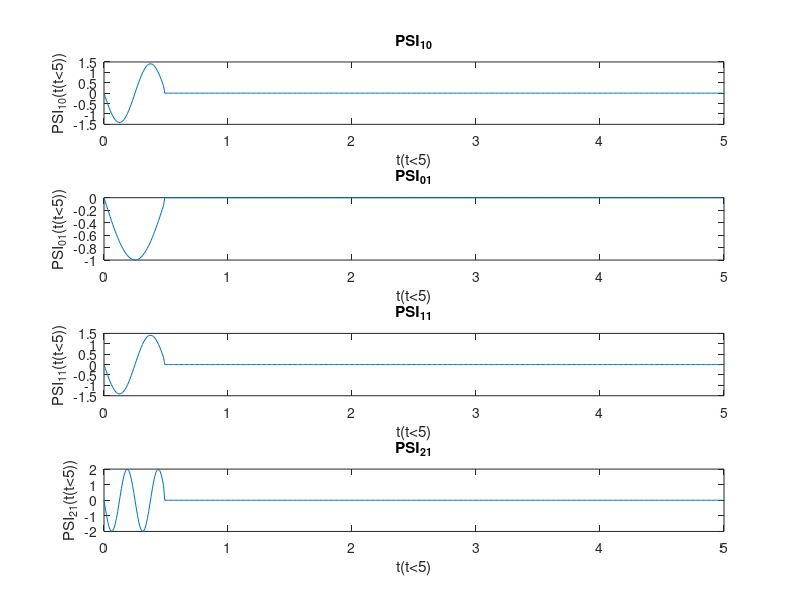
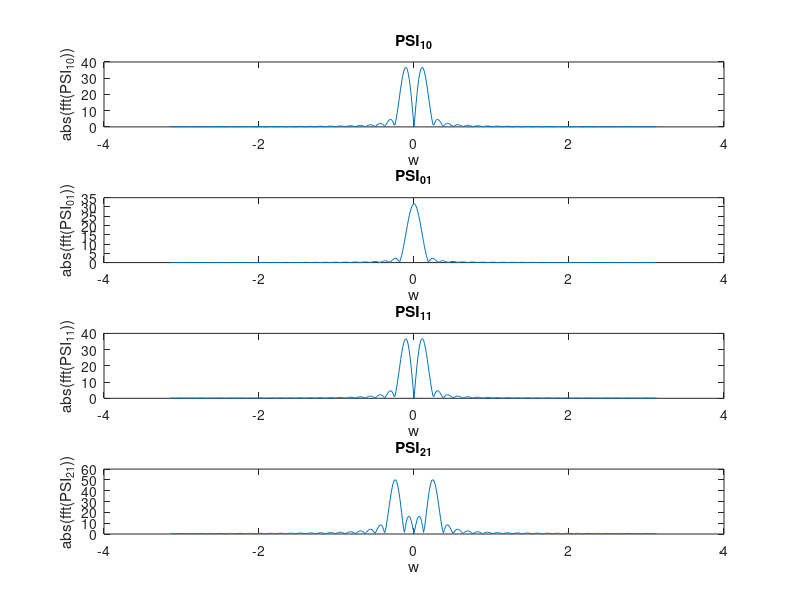
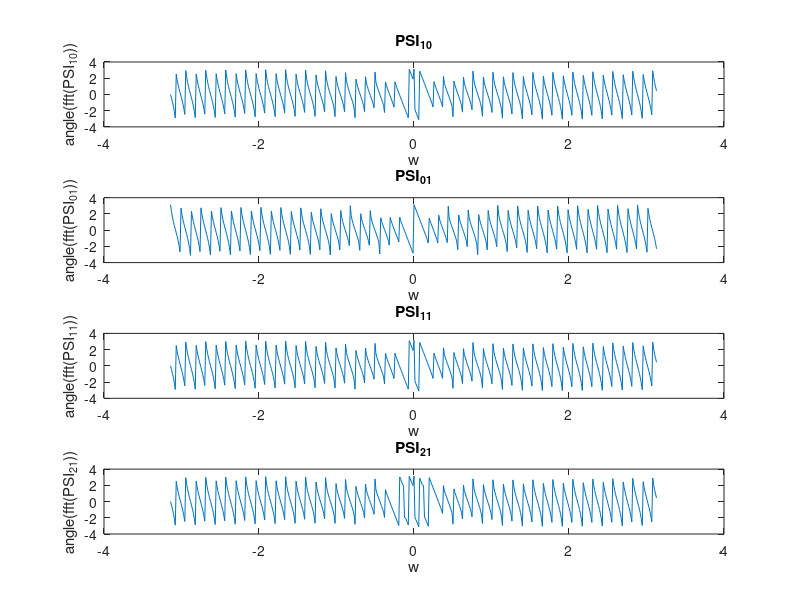

Write MATLAB code to recreate these figures, in order.
t = 0:.01:5.11;
st = t(t<.5); 

PSI_1_0 = sin(2*pi*(st*2 + .5));
PSI_1_0 = PSI_1_0 * 2^(.5);
PSI_1_0(end:512) = 0;
figure;
subplot(411);
plot(t(1:500),PSI_1_0(1:500));
title('PSI_1_0')
xlabel('t(t<5)');
ylabel('PSI_1_0(t(t<5))');

PSI_0_1 = sin(2*pi*(st - 1 + .5));
PSI_0_1(end:512) = 0;
subplot(412);
plot(t(1:500),PSI_0_1(1:500));
title('PSI_0_1')
xlabel('t(t<5)');
ylabel('PSI_0_1(t(t<5))');

PSI_1_1 = sin(2*pi*(st*2 - 1 + .5));
PSI_1_1 = PSI_1_1 * 2^(.5);
PSI_1_1(end:512) = 0;
subplot(413);
plot(t(1:500),PSI_1_1(1:500));
title('PSI_1_1')
xlabel('t(t<5)');
ylabel('PSI_1_1(t(t<5))');

PSI_2_1 = sin(2*pi*(st*4 - 1 + .5));
PSI_2_1 = PSI_2_1 * 2^(1);
PSI_2_1(end:512) = 0;
subplot(414);
plot(t(1:500),PSI_2_1(1:500));
title('PSI_2_1')
xlabel('t(t<5)');
ylabel('PSI_2_1(t(t<5))');

w = fftshift((0:511)/512*2*pi);
w(1:512/2) = w(1:512/2) - 2*pi;

figure;
subplot(411);
plot(w,abs(fftshift(fft(PSI_1_0))));
title('PSI_1_0')
xlabel('w');
ylabel('abs(fft(PSI_1_0))');
subplot(412);
plot(w,abs(fftshift(fft(PSI_0_1))));
title('PSI_0_1')
xlabel('w');
ylabel('abs(fft(PSI_0_1))');
subplot(413);
plot(w,abs(fftshift(fft(PSI_1_1))));
title('PSI_1_1')
xlabel('w');
ylabel('abs(fft(PSI_1_1))');
subplot(414);
plot(w,abs(fftshift(fft(PSI_2_1))));
title('PSI_2_1')
xlabel('w');
ylabel('abs(fft(PSI_2_1))');

figure;
subplot(411);
plot(w,angle(fftshift(fft(PSI_1_0))));
title('PSI_1_0')
xlabel('w');
ylabel('angle(fft(PSI_1_0))');
subplot(412);
plot(w,angle(fftshift(fft(PSI_0_1))));
title('PSI_0_1')
xlabel('w');
ylabel('angle(fft(PSI_0_1))');
subplot(413);
plot(w,angle(fftshift(fft(PSI_1_1))));
title('PSI_1_1')
xlabel('w');
ylabel('angle(fft(PSI_1_1))');
subplot(414);
plot(w,angle(fftshift(fft(PSI_2_1))));
title('PSI_2_1')
xlabel('w');
ylabel('angle(fft(PSI_2_1))');


